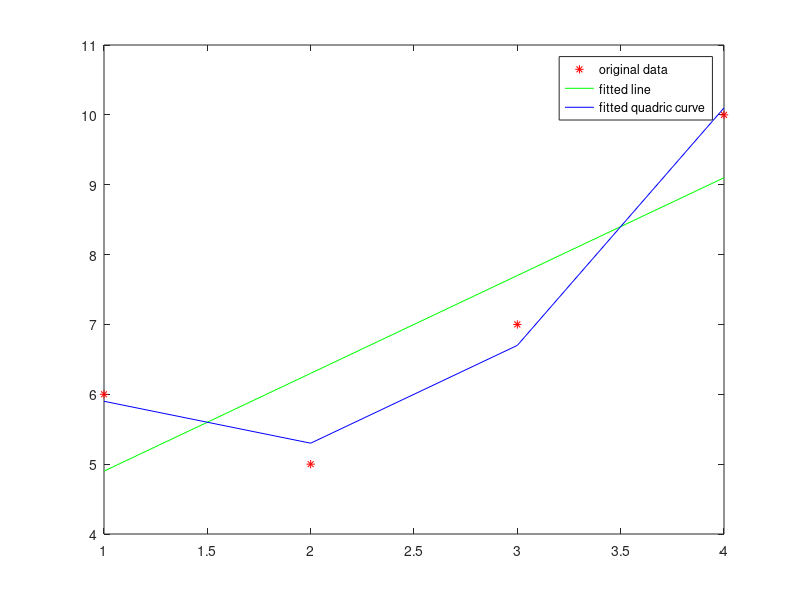

MATLAB code to generate this figure:
%% Frist part is linear equation solver using build-in
clc
clear all
close all
disp('*** clean jobs')
disp('over')

% 1st example
disp('*** init process ')
x = 1:4;
y = [6 5 7 10];
plot(x,y,'*r'),hold on
disp('over') 
disp('*** using line fitting --> overdetermined linear-equations')
disp('*** Vandermonde matrix*Coeff=Res, using line to fitting')
vandermonde = [power(x,1);power(x,0)]';
size(vandermonde)
vandermonde
Res = [y]'
Coeff = vandermonde\Res
y1 = vandermonde*Coeff
plot(x,y1,'g-')
% [v i] = min(y)
% text(x(i),min(y),'original data');

disp('*** using quadric polynomial to fit')
vandermonde2 = [power(x,2);power(x,1);power(x,0)]';
Coeff2 = vandermonde2\Res
y2 = vandermonde2*Coeff2
plot(x,y2,'b-')


legend('original data','fitted line','fitted quadric curve')


%% Second part is use self-designed least square



disp('*** Totally Game over! ***')